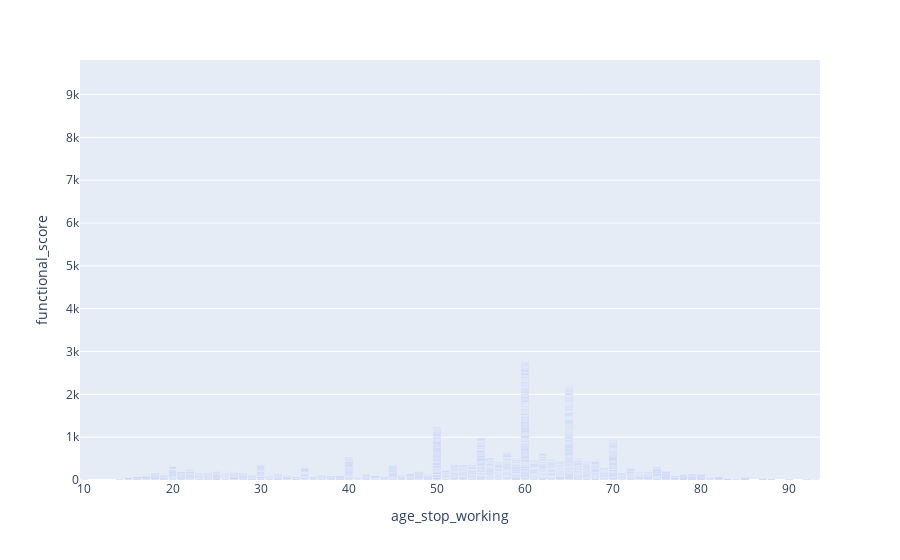

The cell this chart's notebook holds for it:
### Code cell
fig = px.bar(df,x='age_stop_working',y='functional_score')
fig.show()

### Figure 1 — Plotly figure (JSON) as saved in the notebook; plotly's stock layout.template omitted (floating-point values rounded to 4 significant figures; data arrays with more than 128 entries replaced by an {"elided": "..."} marker saying what was removed)
{"data": [{"alignmentgroup": "True", "hovertemplate": "age_stop_working=%{x}<br>functional_score=%{y}<extra></extra>", "legendgroup": "", "marker": {"color": "#636efa"}, "name": "", "offsetgroup": "", "orientation": "v", "showlegend": false, "textposition": "auto", "type": "bar", "x": {"elided": "7450 int values"}, "xaxis": "x", "y": {"elided": "7450 int values"}, "yaxis": "y"}], "layout": {"barmode": "relative", "legend": {"tracegroupgap": 0}, "margin": {"t": 60}, "xaxis": {"anchor": "y", "domain": [0, 1], "title": {"text": "age_stop_working"}}, "yaxis": {"anchor": "x", "domain": [0, 1], "title": {"text": "functional_score"}}}}
